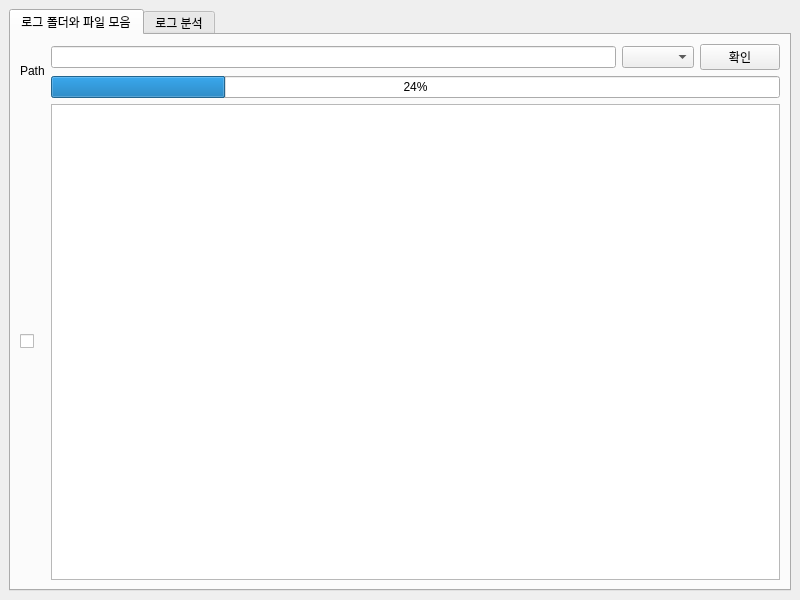
<?xml version="1.0" encoding="UTF-8"?>
<ui version="4.0">
 <class>MainWindow</class>
 <widget class="QMainWindow" name="MainWindow">
  <property name="geometry">
   <rect>
    <x>0</x>
    <y>0</y>
    <width>800</width>
    <height>600</height>
   </rect>
  </property>
  <property name="windowTitle">
   <string>MainWindow</string>
  </property>
  <widget class="QWidget" name="centralwidget">
   <layout class="QGridLayout" name="gridLayout_2">
    <item row="0" column="0">
     <widget class="QTabWidget" name="tabWidget">
      <property name="currentIndex">
       <number>0</number>
      </property>
      <widget class="QWidget" name="tab01_LogCollection">
       <attribute name="title">
        <string>로그 폴더와 파일 모음</string>
       </attribute>
       <layout class="QGridLayout" name="gridLayout">
        <item row="0" column="1">
         <widget class="QLineEdit" name="lineEdit_path">
          <property name="alignment">
           <set>Qt::AlignRight|Qt::AlignTrailing|Qt::AlignVCenter</set>
          </property>
         </widget>
        </item>
        <item row="0" column="2">
         <widget class="QComboBox" name="combox_extensionFiles"/>
        </item>
        <item row="0" column="3">
         <widget class="QPushButton" name="pushButton_path">
          <property name="text">
           <string>확인</string>
          </property>
         </widget>
        </item>
        <item row="2" column="0">
         <widget class="QCheckBox" name="checkBox_logAnalysis">
          <property name="text">
           <string/>
          </property>
         </widget>
        </item>
        <item row="2" column="1" colspan="3">
         <widget class="QTableWidget" name="tableWidget_directoryFilesView"/>
        </item>
        <item row="1" column="1" colspan="3">
         <widget class="QProgressBar" name="progressBar_loading">
          <property name="value">
           <number>24</number>
          </property>
          <property name="alignment">
           <set>Qt::AlignCenter</set>
          </property>
         </widget>
        </item>
        <item row="0" column="0" rowspan="2">
         <widget class="QLabel" name="label_path">
          <property name="text">
           <string>Path</string>
          </property>
         </widget>
        </item>
       </layout>
      </widget>
      <widget class="QWidget" name="tab02_LogAnalysis">
       <attribute name="title">
        <string>로그 분석</string>
       </attribute>
       <layout class="QGridLayout" name="gridLayout_3" rowstretch="8,1,1" columnstretch="5,5" rowminimumheight="8,1,1" columnminimumwidth="5,5">
        <item row="0" column="0" colspan="2">
         <widget class="QListWidget" name="listWidget_fileContentOutput"/>
        </item>
        <item row="1" column="0" colspan="2">
         <widget class="QComboBox" name="comboBox_currentFile">
          <property name="sizePolicy">
           <sizepolicy hsizetype="Preferred" vsizetype="Preferred">
            <horstretch>0</horstretch>
            <verstretch>0</verstretch>
           </sizepolicy>
          </property>
         </widget>
        </item>
        <item row="2" column="0">
         <widget class="QPushButton" name="pushButton_save">
          <property name="sizePolicy">
           <sizepolicy hsizetype="Preferred" vsizetype="Preferred">
            <horstretch>0</horstretch>
            <verstretch>0</verstretch>
           </sizepolicy>
          </property>
          <property name="text">
           <string>저장</string>
          </property>
         </widget>
        </item>
        <item row="2" column="1">
         <widget class="QPushButton" name="pushButton_delete">
          <property name="sizePolicy">
           <sizepolicy hsizetype="Preferred" vsizetype="Preferred">
            <horstretch>0</horstretch>
            <verstretch>0</verstretch>
           </sizepolicy>
          </property>
          <property name="text">
           <string>삭제</string>
          </property>
         </widget>
        </item>
       </layout>
      </widget>
     </widget>
    </item>
   </layout>
  </widget>
 </widget>
 <resources/>
 <connections/>
</ui>
